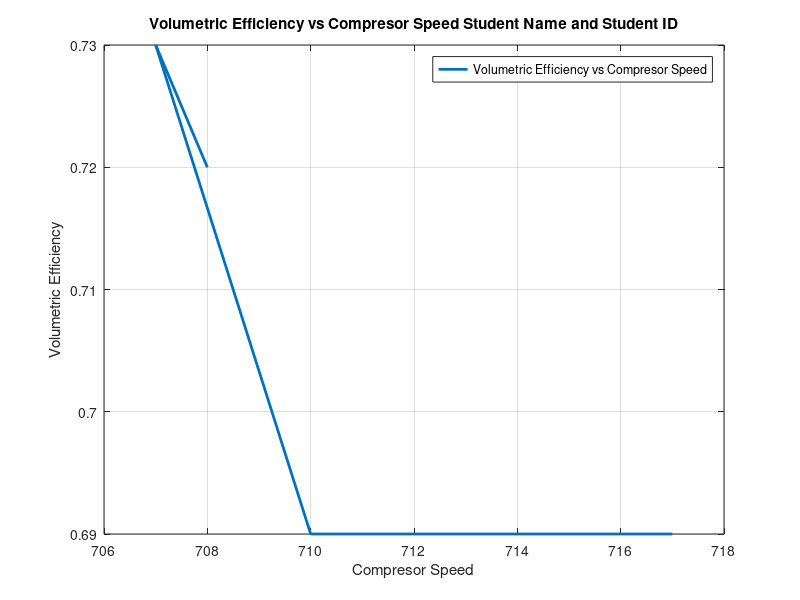

This chart was generated by the following MATLAB code:
% Thermodynmaics Lab 
% Student Name: "Enter Your Student Name"
% Student ID: "Enter Your Student ID"
% Lab 02: To Analyse the variation in volumetric efficiency with compressor pressure ratio

% Graphs
% Draw a Graph between the Compressor Speed and Volumetric Efficency
% Given Data
Compressor_Speed = [717, 710, 707, 708, 708];
Volumetric_Efficiency = [0.69, 0.69, 0.73, 0.72, 0.72];

% Plotting 
plot(Compressor_Speed, Volumetric_Efficiency, 'Linewidth', 2);

% Cutomization
xlabel ('Compresor Speed');
ylabel ('Volumetric Efficiency');
title ('Volumetric Efficiency vs Compresor Speed Student Name and Student ID')
legend ('Volumetric Efficiency vs Compresor Speed');
grid on;
